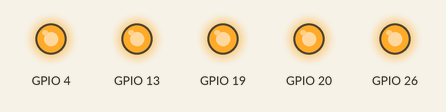
Simulated run of this program. Board: Raspberry Pi (BCM pin numbers). On the bench: output pins drawn as LEDs (lit = HIGH). What the program prints to the terminal is not drawn. At 0.0 s the program stops and its outputs stay as they are.

Above: at 0.1 s.
Timing chart, 0 to 1.5 s (numbered marks = the images above):
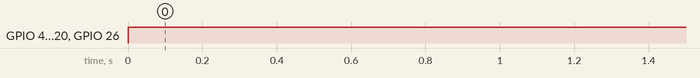

Measured:
- by itself, GPIO 4, GPIO 13, GPIO 19, GPIO 20, GPIO 26: LOW → HIGH at 0.00 s

The program:

setTrue.py
```python
import time

import RPi.GPIO as GPIO           # import RPi.GPIO module

GPIO.setmode(GPIO.BCM)            # choose BCM or BOARD
GPIO.cleanup()
GPIO.setup(26, GPIO.OUT) # set a port/pin as an output
GPIO.output(26, GPIO.HIGH)       # set port/pin value to 1/GPIO.HIGH/True

GPIO.setup(20, GPIO.OUT) # set a port/pin as an output
GPIO.output(20, GPIO.HIGH)       # set port/pin value to 1/GPIO.HIGH/True

GPIO.setup(4, GPIO.OUT) # set a port/pin as an output
GPIO.output(4, True)       # set port/pin value to 1/GPIO.HIGH/True

GPIO.setup(13, GPIO.OUT, initial=0)
GPIO.output(13, True)

GPIO.setup(19, GPIO.OUT)
GPIO.output(19, True)


print(True)
```
